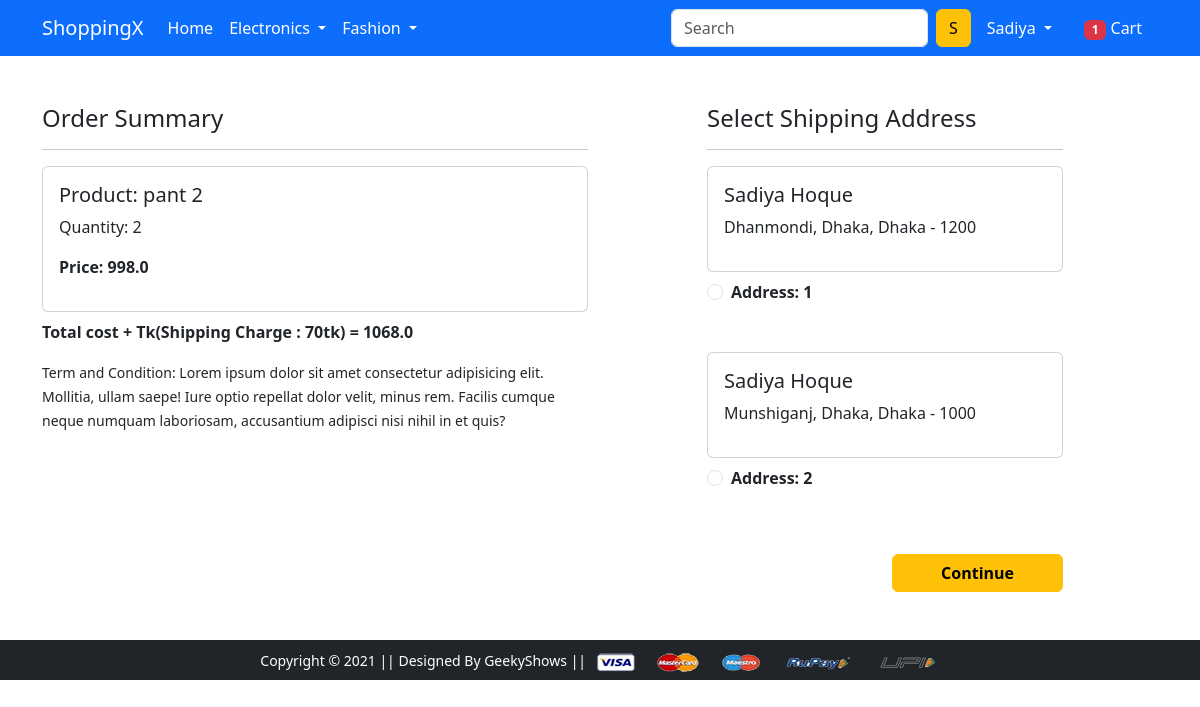
/checkout/ (signed in), run on an earlier commit of the app's database.
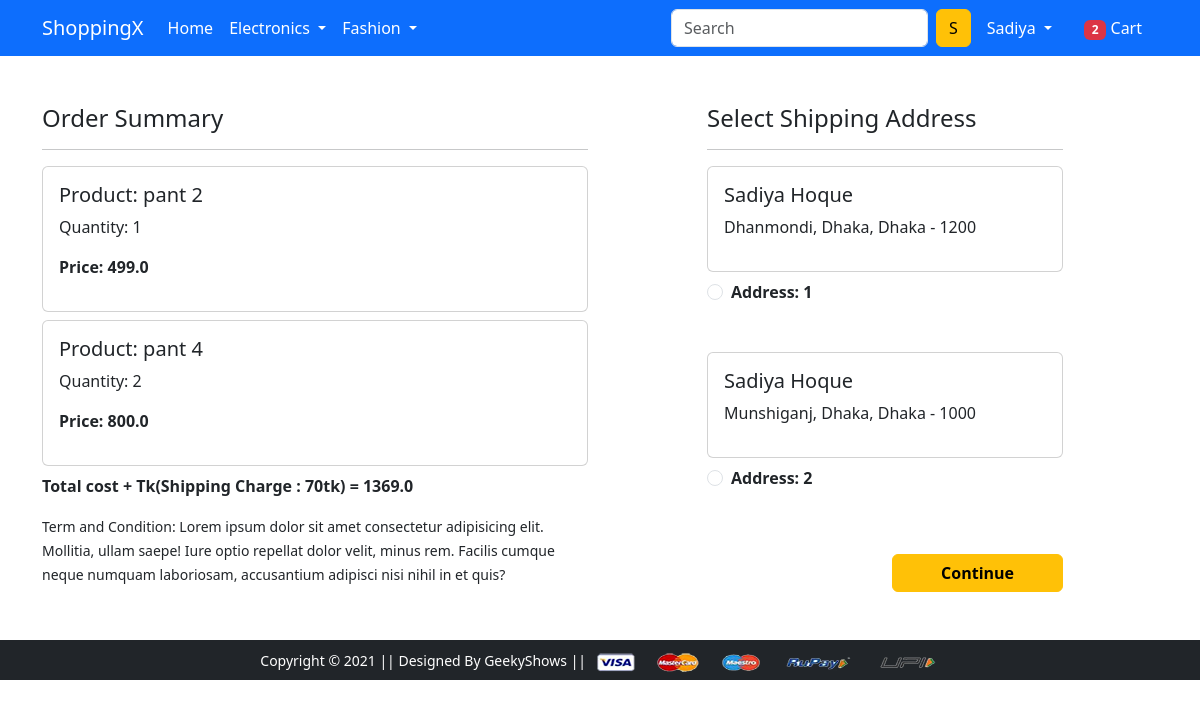
And on a later commit of the database.
### app/models.py (models this page shows, shortened)
class Cart(models.Model):
    user = models.ForeignKey(User, on_delete=models.CASCADE)
    product = models.ForeignKey(Product, on_delete=models.CASCADE)
    quantity = models.PositiveIntegerField(default=1)
    @property
    def total_cost(self):
        return self.quantity * self.product.discounted_price

class Product(models.Model):
    title = models.CharField(max_length=100)
    selling_price = models.FloatField()
    discounted_price = models.FloatField()
    description = models.TextField()
    brand = models.CharField(max_length=100)
    category = models.CharField(choices=CATEGORY_CHOICES, max_length=2)
    product_image = models.ImageField(upload_to='productimg')

class Customer(models.Model):
    user = models.ForeignKey(User, on_delete=models.CASCADE)
    name = models.CharField(max_length=200)
    locality = models.CharField(max_length=200)
    city = models.CharField(max_length=50)
    zipcode = models.IntegerField()
    state = models.CharField(choices=STATE_CHOICES, max_length=50)

### app/views.py (the view)
# urls.py: path('checkout/',  views.checkout, name='checkout'),
@login_required
def checkout(request):
 totalitem = 0
 user = request.user
 add = Customer.objects.filter(user=user)
 cart_items = Cart.objects.filter(user=user)
 amount = 0.0
 shipping_amount = 70.0
 totalamount = 0.0
 cart_product = [p for p in Cart.objects.all() if p.user == request.user]
 if cart_product:
  for p in cart_product:
   tempamount = (p.quantity * p.product.discounted_price)
   amount += tempamount
  totalamount = amount + shipping_amount
 if request.user.is_authenticated:
   totalitem = len(Cart.objects.filter(user=request.user))
 return render(request, 'app/checkout.html', {'add':add, 'totalamount':totalamount, 'cart_items': cart_items, 'totalitem':totalitem})

### app/templates/app/checkout.html (shortened to what this page needs)
{% extends 'app/base.html' %}
{% load static %}
{% block main-content %}
<div class="container">
 <div class="row mt-5">
  <div class="col-sm-6">
    <h4>Order Summary</h4>
    <hr>
    {% for item in cart_items %}
      <div class="card mb-2">
        <div class="card-body">
          <h5>Product: {{item.product.title}}</h5>
          <p>Quantity: {{item.quantity}}</p>
          <p class="fw-bold">Price: {{item.total_cost}}</p>
        </div>
      </div>
    {% endfor %}
    <p class="fw-bold">Total cost + Tk(Shipping Charge : 70tk) = {{totalamount}}</p>
    <small>Term and Condition: Lorem ipsum dolor sit amet consectetur adipisicing elit. Mollitia, ullam saepe! Iure optio repellat dolor velit, minus rem. Facilis cumque neque numquam laboriosam, accusantium adipisci nisi nihil in et quis?</small>
  </div>
  <div class="col-sm-4 offset-sm-1">
    <h4>Select Shipping Address</h4>
    <hr>
    <form action="/paymentdone">
      {% for ad in add %}
      <div class="card">
        <div class="card-body">
        <h5>{{ad.name}}</h5>
        <p>{{ad.locality}}, {{ad.city}}, {{ad.state}} - {{ad.zipcode}} </p>
        </div>
      </div>
        <div class="form-check mt-2 mb-5">
          <input class="form-check-input" type="radio" name="custid" id="custadd{{forloop.counter}}" value="{{ad.id}}">
          <label class="form-check-label fw-bold" for="custadd{{forloop.counter}}">
            Address: {{forloop.counter}} </label>
        </div>
        {% endfor %}
        <div class="text-end">
          <button type="submit" class="btn btn-warning mt-3 px-5 fw-bold">Continue</button>
        </div>
      </form>
    </div>
  </div>
</div>
{% endblock main-content %}

### app/templates/app/base.html (shortened to what this page needs)
<!doctype html>
{% load static %}
<html lang="en">
  <head>
    <link rel="stylesheet" href="{% static 'app/css/bootstrap.min.css' %}">
    <link rel="stylesheet" href="{% static 'app/css/owl.carousel.min.css' %}">
    <link rel="stylesheet" href="{% static 'app/css/all.min.css' %}">
    <link rel="stylesheet" href="{% static 'app/css/style.css' %}">
  </head>
  <body>
    <nav class="navbar navbar-expand-lg navbar-dark bg-primary">
     <div class="container">
       <a class="navbar-brand" href="/">ShoppingX</a>
       <div class="collapse navbar-collapse" id="navbarSupportedContent">
         <ul class="navbar-nav me-auto mb-2 mb-lg-0">
           <li class="nav-item">
             <a class="nav-link active" aria-current="page" href="/">Home</a>
           </li>
           <li class="nav-item dropdown">
             <a class="nav-link dropdown-toggle text-white" href="#" id="electronicsDropdown" role="button" data-bs-toggle="dropdown" aria-expanded="false">
               Electronics
             </a>
           </li>
           <li class="nav-item dropdown">
             <a class="nav-link dropdown-toggle text-white" href="#" id="fashionDropdown" role="button" data-bs-toggle="dropdown" aria-expanded="false">
               Fashion
             </a>
           </li>
         </ul>
         <form class="d-flex">
           <input class="form-control me-2" type="search" placeholder="Search" aria-label="Search">
           <button class="btn btn-warning" type="submit">S</button>
         </form>
         <div>
          <ul class="navbar-nav me-auto mb-2 mb-lg-0">
            {% if request.user.is_authenticated %}
           <li class="nav-item dropdown mx-2">
              <a class="nav-link dropdown-toggle text-white" href="#" id="profileDropdown" role="button" data-bs-toggle="dropdown" aria-expanded="false">
                {{request.user.username|capfirst}}
              </a>
            </li>
            <li class="nav-item mx-2">
             <a href="{% url 'showcart' %}" class="nav-link text-white"><span class="badge bg-danger">{{totalitem}}</span> Cart </a>
            </li>
            {% endif %}
          </ul>
         </div>
       </div>
     </div>
    </nav>
    {% block main-content %} {% endblock main-content %}
    <footer class="container-fluid bg-dark text-center p-2 mt-5">
        <small class="text-white">Copyright &copy; 2021 || Designed By GeekyShows || </small>
        <img src="{% static 'app/images/payment.png' %}" alt="" srcset="" class="img-fluid" height="2px">
    </footer>
  </body>
</html>

What changed in the data, as far as the page shows it:
changed Cart "pant 2": quantity "2" → "1"; total_cost "998.0" → "499.0"
added Cart: product "pant 4", quantity "2", total_cost "800.0"
Also different on the page:
{{ totalitem }}: "1" → "2"
{{ totalamount }}: "1068.0" → "1369.0"
